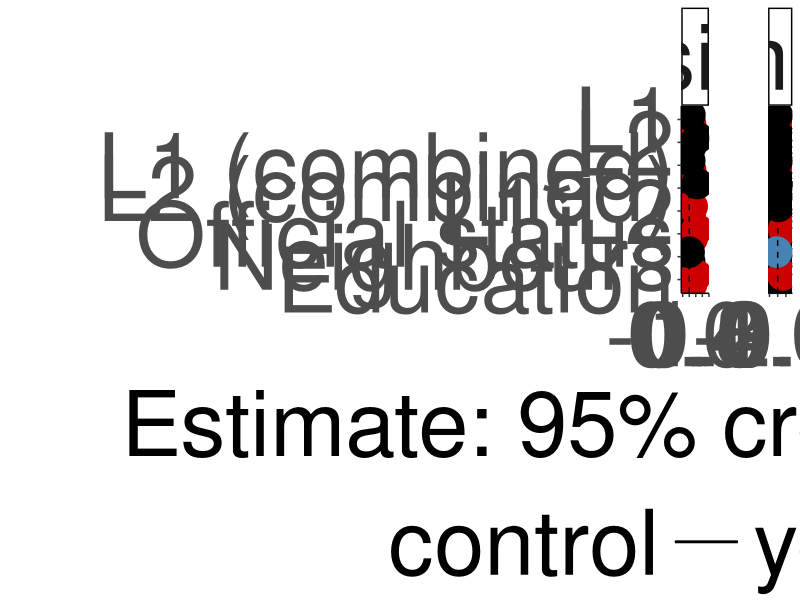
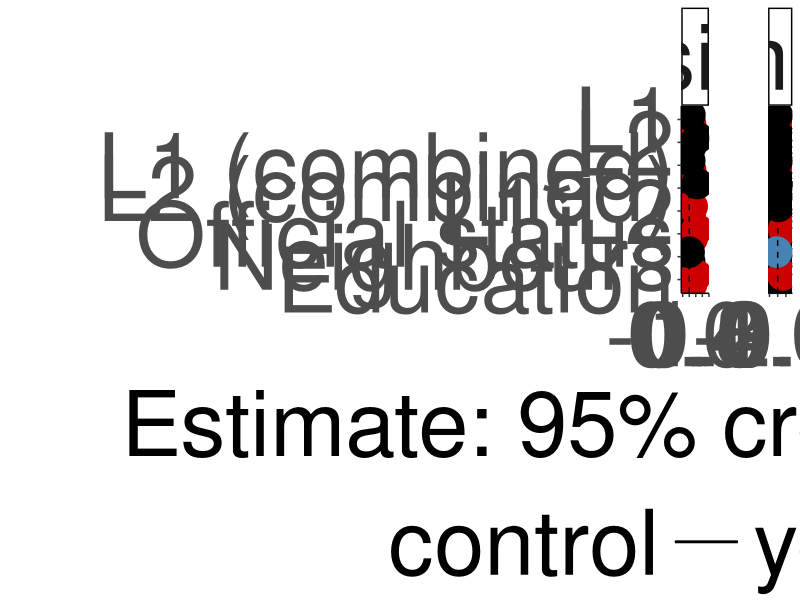

Source code (R) for these figures, in order:
suppressPackageStartupMessages({
  library(dplyr)
  library(ggplot2)
})

effs_I <- read.csv("output_tables/ effects Informativity_social_models .csv")
effs_I$variable <- "informativity"

effs_B <- read.csv("output_tables/ effects Boundness_social_models .csv")
effs_B$variable <- "fusion"

effs_1 <- as.data.frame(rbind(effs_B, effs_I))

effs_1$control <- "yes"

effs_I <- read.csv("output_tables/ effects Informativity_social_only_models .csv")
effs_I$variable <- "informativity"

effs_B <- read.csv("output_tables/ effects Boundness_social_only_models .csv")
effs_B$variable <- "fusion"

effs_2 <- as.data.frame(rbind(effs_B, effs_I))
effs_2$control <- "no"

effs <- as.data.frame(rbind(effs_1, effs_2))

effs_main <- effs %>%
  rename(lower=2,
         upper = 4,
         mean = 3) %>% 
  filter(!grepl("nonlinear", model)) %>%
  filter(!grepl("SD", effect)) %>%
  filter(!grepl("Intercept", effect)) 


#removing "(linear)" part within the model column
effs_main$model <- gsub("(\\s*\\(\\w+\\))", "", effs_main$model)

#adding "combined" after L1/L1 proportion where applicable
effs_main$effect <- ifelse(grepl("L1 speakers\\+", effs_main$model), paste(effs_main$effect, "(combined)"), effs_main$effect)

effs_main <- effs_main %>%
  mutate(effect=recode(effect,
                       "L2 proportion (combined)" = "L2 (combined)",
                       "L1*L2 proportion" = "L1*L2",
                       "L2 proportion" = "L2"))

eff_main_plot_df = effs_main %>%
  as.data.frame() %>%
  mutate_if(is.character, as.factor) %>%
  mutate(effect = factor(effect, levels=c("Education", "Neighbours", "Official status", "L1*L2", "L2 (combined)", "L1 (combined)", "L2", "L1"))) %>%
  mutate(importance = case_when((lower < 0 & upper < 0)  ~ "negative",
                                (lower > 0 & upper > 0)  ~ "positive",
                                (lower < 0 & upper > 0) | 
                                  (lower < 0 & upper == 0) | (lower == 0 & upper > 0) ~ "no")) %>%
  mutate(importance = as.factor(importance)) %>%
  mutate(importance = factor(importance, levels=c("no", "positive", "negative"), ordered = TRUE)) %>%
  mutate(control = factor(control, levels=c("yes", "no"), ordered = TRUE)) 

levels(eff_main_plot_df$importance)
eff_main_plot_df %>% dplyr::filter(effect == "L1")

effs_main_plot_bw = ggplot(eff_main_plot_df,
         aes(y = effect,
             x = mean, 
             linetype=control,
             color = importance)) +
  geom_errorbar(aes(xmin = lower, xmax = upper), 
                width=0.6, 
                size=1, 
                position = position_dodge(w = 0.8)) + 
  geom_point(size = 10, 
             position=position_dodge(w = 0.8)) +
  geom_line(position=position_dodge(w = 0.8)) +
  geom_vline(aes(xintercept = 0),
             lty = 2) + 
  scale_color_manual(values=c("black", "red3", "steelblue")) +
  ylab("") + 
  xlab("Estimate: 95% credible interval") + 
  theme_classic() + 
  facet_grid(. ~ variable, scales="free_x", space="free") +
  theme(axis.text=element_text(size=65),
        legend.text=element_text(size=65),
        axis.title=element_text(size=65),
        legend.title=element_text(size=65),
        strip.text.x = element_text(size = 65),
        legend.spacing.y = unit(2.7, 'cm'),
        legend.key.size = unit(2, 'cm'),
        legend.direction="horizontal",
        legend.position="bottom",
        panel.spacing.x = unit(15, "mm")) +
  guides(color="none")

effs_main_plot_bw
# ggsave(file="output/effects_plot.svg", plot=effs_main_plot_bw, height = 22, width = 36)
ggsave(file="output/effects_plot.jpeg", plot=effs_main_plot_bw, height = 22, width = 36)
